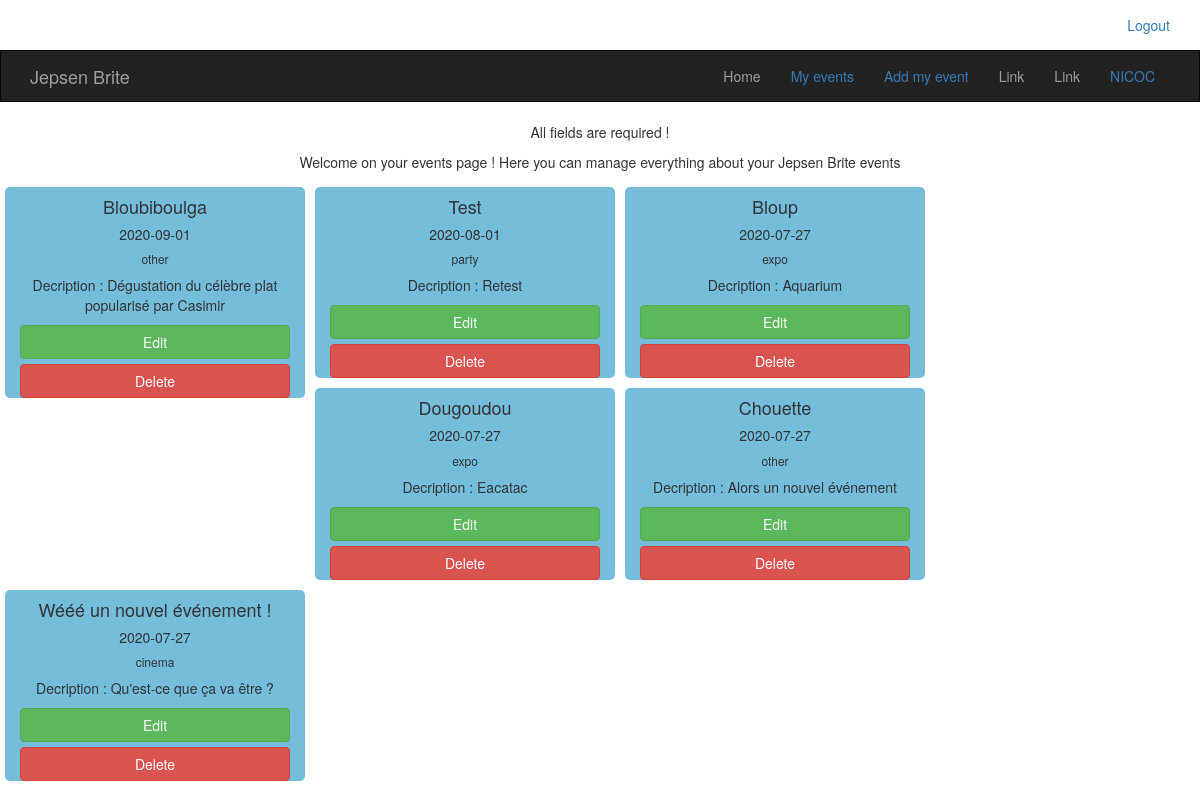
/user_events.php (signed in), run on the app's committed database.
### tables this page shows
CREATE TABLE `events` (
  `id` int(11) NOT NULL,
  `title` varchar(255) NOT NULL,
  `author` int(11) NOT NULL,
  `description` text NOT NULL,
  `category` varchar(255) NOT NULL,
  `image` varchar(255) NOT NULL,
  `time` date NOT NULL
);

### user_events.php (the view, shortened to what this page needs)
<?php
include "./includes/templates/header.php";
include "connect.php";
?>
<?php
if (isset($_SESSION['userid'])) {
	if (isset($_POST['title']) AND isset($_POST['description']) AND isset($_POST['category']) AND isset($_POST['time'])) {
	$edt = $con -> prepare('UPDATE events SET title=?, description=?, category=?, `time`=? WHERE id=?)');
	$edt -> execute(array($_POST['title'], $_POST['description'], $_POST['category'], $_POST['time'], $_GET['id']));
	echo '<p class="" align="center" color="green">Your event has been modified</p>';
	}
	else
	{
		echo '<p align="center" color="red">All fields are required !<p>';
	}
	if (isset ($_GET['do']) && isset ($_GET['id']) && $_GET['do']=='delete')
	{
	$del = $con -> prepare('DELETE FROM events WHERE id=?');
    $del -> execute(array($_GET['id']));
    echo "Your event has succesfully been deleted";
	}
	else
	{
	echo '<p class="text-center">Welcome on your events page ! Here you can manage everything about your Jepsen Brite events</p>';
	$lst = $con -> prepare('SELECT * FROM events WHERE author=? ORDER BY `time` DESC');
	$lst->execute(array($_SESSION["userid"]));
	$donnees=$lst->fetchAll();
?>
	<div class="events-grid">
	<?php foreach ($donnees as $item) { ?>
		<div class="col-xs-6 col-md-3" id="event-item">
			<h4 class="text-center"> <?php echo $item['title']?></h4>
			<h5 class="text-center"> <?php echo $item['time']?></h5>
			<h6 class="text-center"> <?php echo $item['category']?></h6>
			<p class="text-center">Decription : <?php echo $item['description']?></p>
			<?php echo '<a href="user_events.php?do=edit&id=' . $item['id'] . '" class="btn btn-success text-center btn-block">Edit</a>';?>
			<?php echo '<a href="user_events.php?do=delete&id=' . $item['id'] . '" class="btn btn-danger text-center btn-block" >Delete</a>';?>
		</div>
	<?php } ?>
	</div>
<?php
	}
}
else
	{echo 'You must be logged in to access this page. Please <a href="login.php">log to your account</a>';}
include "./includes/templates/footer.php";
?>

### layout/css/style.css (style rules this page uses)
body { position: relative; height: 100vh; }
#event-item { background-color: #74BEDB; margin: 5px; border-radius: 5px; }
.events-grid { margin: auto; align-items: center; justify-content: space-around; }

### data on the page
events: title "Bloubiboulga", time "2020-09-01", category "other", description "Dégustation du célèbre plat popularisé par Casimir"
events: title "Test", time "2020-08-01", category "party", description "Retest"
events: title "Bloup", time "2020-07-27", category "expo", description "Aquarium"
events: title "Dougoudou", time "2020-07-27", category "expo", description "Eacatac"
events: title "Chouette", time "2020-07-27", category "other", description "Alors un nouvel événement"
events: title "Wééé un nouvel événement !", time "2020-07-27", category "cinema", description "Qu'est-ce que ça va être ?"

### other printed values
$_SESSION["nickname"] "NICOC"
